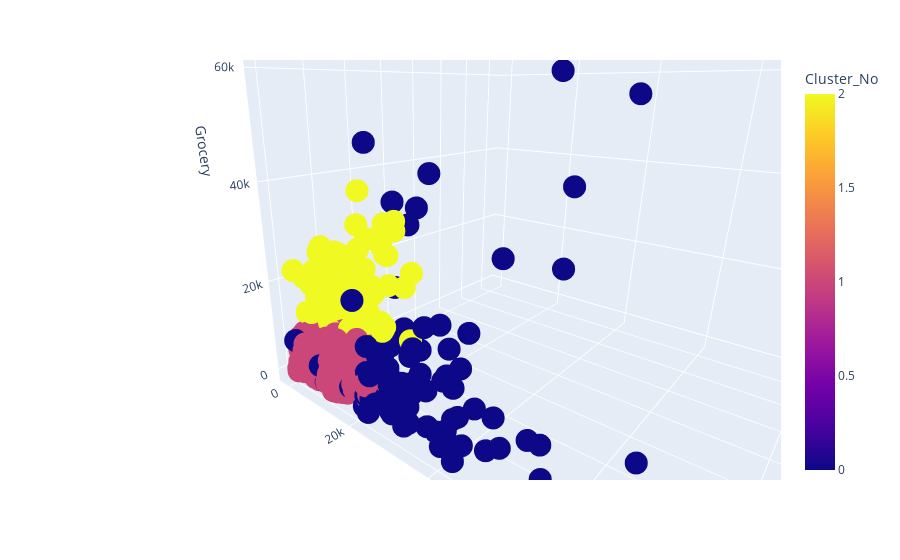

Notebook cell for this chart:
### Code cell
fig = px.scatter_3d(all_clus, x='Fresh',
                    y='Milk',
                    z='Grocery',
                   color = 'Cluster_No')
fig.show()

### Figure 1 — Plotly figure (JSON) as saved in the notebook; plotly's stock layout.template omitted (floating-point values rounded to 4 significant figures; data arrays with more than 128 entries replaced by an {"elided": "..."} marker saying what was removed)
{"data": [{"hovertemplate": "Fresh=%{x}<br>Milk=%{y}<br>Grocery=%{z}<br>Cluster_No=%{marker.color}<extra></extra>", "legendgroup": "", "marker": {"color": {"elided": "440 int values"}, "coloraxis": "coloraxis", "symbol": "circle"}, "mode": "markers", "name": "", "scene": "scene", "showlegend": false, "type": "scatter3d", "x": {"elided": "440 int values"}, "y": {"elided": "440 int values"}, "z": {"elided": "440 int values"}}], "layout": {"autosize": true, "coloraxis": {"colorbar": {"title": {"text": "Cluster_No"}}, "colorscale": [[0, "#0d0887"], [0.1111, "#46039f"], [0.2222, "#7201a8"], [0.3333, "#9c179e"], [0.4444, "#bd3786"], [0.5556, "#d8576b"], [0.6667, "#ed7953"], [0.7778, "#fb9f3a"], [0.8889, "#fdca26"], [1, "#f0f921"]]}, "dragmode": "zoom", "legend": {"tracegroupgap": 0}, "margin": {"t": 60}, "scene": {"aspectmode": "auto", "aspectratio": {"x": 1.227, "y": 0.8033, "z": 1.015}, "camera": {"center": {"x": -0.01183, "y": -0.5659, "z": -0.05826}, "eye": {"x": 0.2929, "y": -0.9016, "z": 0.1041}, "projection": {"type": "perspective"}, "up": {"x": 0, "y": 0, "z": 1}}, "domain": {"x": [0, 1], "y": [0, 1]}, "dragmode": "turntable", "xaxis": {"title": {"text": "Fresh"}, "type": "linear"}, "yaxis": {"title": {"text": "Milk"}, "type": "linear"}, "zaxis": {"title": {"text": "Grocery"}, "type": "linear"}}}}
